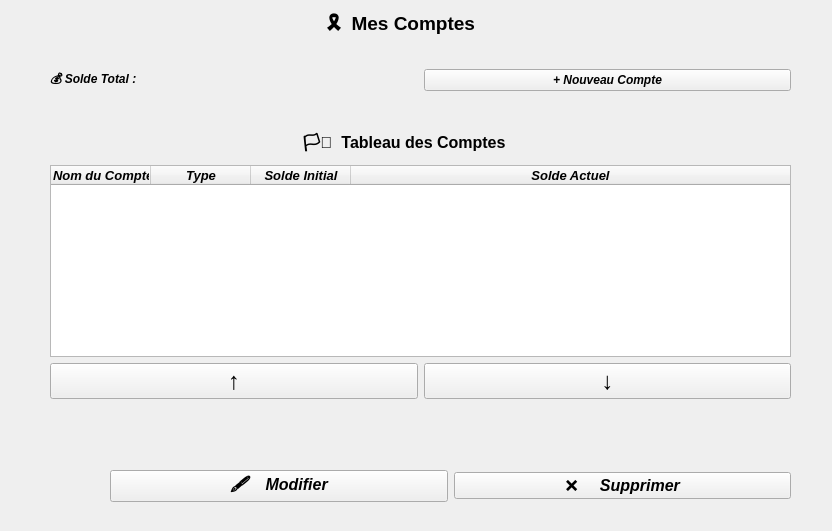
<?xml version="1.0" encoding="UTF-8"?>
<ui version="4.0">
 <class>CompteWidget</class>
 <widget class="QWidget" name="CompteWidget">
  <property name="geometry">
   <rect>
    <x>0</x>
    <y>0</y>
    <width>832</width>
    <height>531</height>
   </rect>
  </property>
  <property name="windowTitle">
   <string>Form</string>
  </property>
  <widget class="QLabel" name="Title1">
   <property name="geometry">
    <rect>
     <x>300</x>
     <y>10</y>
     <width>231</width>
     <height>31</height>
    </rect>
   </property>
   <property name="font">
    <font>
     <pointsize>14</pointsize>
     <weight>75</weight>
     <bold>true</bold>
    </font>
   </property>
   <property name="text">
    <string>     🎗  Mes Comptes</string>
   </property>
  </widget>
  <widget class="QWidget" name="layoutWidget">
   <property name="geometry">
    <rect>
     <x>50</x>
     <y>60</y>
     <width>741</width>
     <height>41</height>
    </rect>
   </property>
   <layout class="QHBoxLayout" name="layoutSoldeHaut">
    <item>
     <widget class="QLabel" name="labelSoldeTotal">
      <property name="font">
       <font>
        <pointsize>9</pointsize>
        <weight>75</weight>
        <italic>true</italic>
        <bold>true</bold>
       </font>
      </property>
      <property name="text">
       <string>💰 Solde Total : </string>
      </property>
     </widget>
    </item>
    <item>
     <widget class="QPushButton" name="pushButtonewAccount">
      <property name="font">
       <font>
        <pointsize>9</pointsize>
        <weight>75</weight>
        <italic>true</italic>
        <bold>true</bold>
       </font>
      </property>
      <property name="text">
       <string>+ Nouveau Compte</string>
      </property>
     </widget>
    </item>
   </layout>
  </widget>
  <widget class="QWidget" name="layoutWidget">
   <property name="geometry">
    <rect>
     <x>110</x>
     <y>470</y>
     <width>681</width>
     <height>32</height>
    </rect>
   </property>
   <layout class="QHBoxLayout" name="horizontalLayout_2">
    <item>
     <widget class="QPushButton" name="pushButtonAdd">
      <property name="font">
       <font>
        <pointsize>12</pointsize>
        <weight>75</weight>
        <italic>true</italic>
        <bold>true</bold>
       </font>
      </property>
      <property name="text">
       <string>🖋️    Modifier</string>
      </property>
     </widget>
    </item>
    <item>
     <widget class="QPushButton" name="pushButtonDelete">
      <property name="font">
       <font>
        <pointsize>12</pointsize>
        <weight>75</weight>
        <italic>true</italic>
        <bold>true</bold>
       </font>
      </property>
      <property name="text">
       <string>❌     Supprimer</string>
      </property>
     </widget>
    </item>
   </layout>
  </widget>
  <widget class="QWidget" name="layoutWidget">
   <property name="geometry">
    <rect>
     <x>50</x>
     <y>130</y>
     <width>741</width>
     <height>269</height>
    </rect>
   </property>
   <layout class="QVBoxLayout" name="verticalLayout_2">
    <item>
     <layout class="QVBoxLayout" name="verticalLayout">
      <item>
       <widget class="QLabel" name="labelTitle2">
        <property name="font">
         <font>
          <pointsize>12</pointsize>
          <weight>75</weight>
          <italic>false</italic>
          <bold>true</bold>
         </font>
        </property>
        <property name="layoutDirection">
         <enum>Qt::LeftToRight</enum>
        </property>
        <property name="text">
         <string>                                                         🏳️‍🌈  Tableau des Comptes</string>
        </property>
       </widget>
      </item>
      <item>
       <widget class="QTableWidget" name="tableGestionCompte">
        <attribute name="horizontalHeaderCascadingSectionResizes">
         <bool>true</bool>
        </attribute>
        <attribute name="horizontalHeaderShowSortIndicator" stdset="0">
         <bool>true</bool>
        </attribute>
        <attribute name="horizontalHeaderStretchLastSection">
         <bool>true</bool>
        </attribute>
        <attribute name="verticalHeaderCascadingSectionResizes">
         <bool>true</bool>
        </attribute>
        <column>
         <property name="text">
          <string>Nom du Compte</string>
         </property>
         <property name="font">
          <font>
           <pointsize>10</pointsize>
           <weight>75</weight>
           <italic>true</italic>
           <bold>true</bold>
          </font>
         </property>
         <property name="textAlignment">
          <set>AlignJustify|AlignVCenter</set>
         </property>
        </column>
        <column>
         <property name="text">
          <string>Type</string>
         </property>
         <property name="font">
          <font>
           <pointsize>10</pointsize>
           <weight>75</weight>
           <italic>true</italic>
           <bold>true</bold>
          </font>
         </property>
        </column>
        <column>
         <property name="text">
          <string>Solde Initial</string>
         </property>
         <property name="font">
          <font>
           <pointsize>10</pointsize>
           <weight>75</weight>
           <italic>true</italic>
           <bold>true</bold>
          </font>
         </property>
        </column>
        <column>
         <property name="text">
          <string>Solde Actuel</string>
         </property>
         <property name="font">
          <font>
           <pointsize>10</pointsize>
           <weight>75</weight>
           <italic>true</italic>
           <bold>true</bold>
          </font>
         </property>
        </column>
       </widget>
      </item>
     </layout>
    </item>
    <item>
     <layout class="QHBoxLayout" name="layoutActionBas">
      <item>
       <widget class="QPushButton" name="pushBtnMonter">
        <property name="font">
         <font>
          <pointsize>18</pointsize>
          <weight>75</weight>
          <bold>true</bold>
         </font>
        </property>
        <property name="text">
         <string>↑</string>
        </property>
       </widget>
      </item>
      <item>
       <widget class="QPushButton" name="pushBtnDescendre">
        <property name="font">
         <font>
          <pointsize>18</pointsize>
          <weight>75</weight>
          <bold>true</bold>
         </font>
        </property>
        <property name="text">
         <string>↓</string>
        </property>
       </widget>
      </item>
     </layout>
    </item>
   </layout>
  </widget>
 </widget>
 <resources/>
 <connections/>
</ui>
